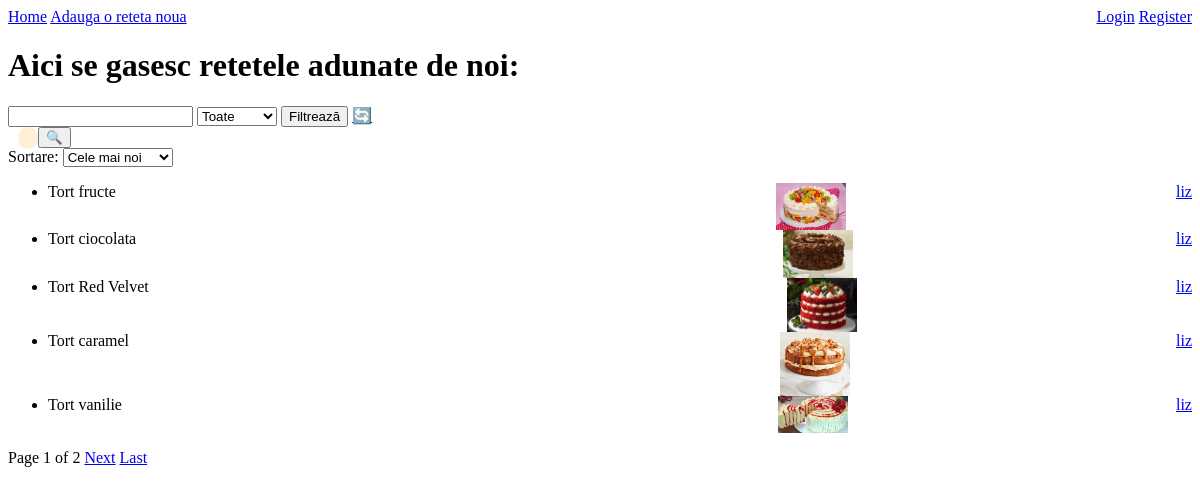
The app's page /prieteni/3/retete/ with its own data.
### retetele/models.py (models this page shows, shortened)
class Retete(models.Model):
    class Categorie(models.TextChoices):
        MIC_DEJUN = "MD", "Mic dejun"
        PRAJITURI = "PR", "Prăjituri"
        TORTURI = "TO", "Torturi"
        SUPE = "SU", "Supe și ciorbe"
        GARNITURI = "GA", "Garnituri"
        CARNE = "CA", "Carne"
        PESTE = "PE", "Pește"
    nume = models.CharField(max_length=200)
    categorie = models.CharField(
        max_length=30,
        choices=Categorie.choices,
        default="mic_dejun"
    )
    ingrediente = models.TextField()
    preparare = models.TextField()
    data_creare = models.DateTimeField(default=timezone.now)
    timp_pregatire = models.TextField(null=True, blank=True)
    timp_gatire = models.TextField(null=True, blank=True)
    user = models.ForeignKey(
        settings.AUTH_USER_MODEL,
        related_name="retete",
        on_delete=models.SET_NULL,
        null=True,
        blank=True
    )
    poza = models.ImageField(upload_to="poze_retete/", null=True, blank=True)

### prieteni/models.py (models this page shows)
class CustomUser(AbstractUser):
    description = models.TextField(blank=True, null=True, default="")

### retetele/views.py (the view)
# urls.py: path('prieteni/<int:pk>/retete/', views.retetele_prietenilor, name="retetele_prietenilor"),
def retetele_prietenilor (request: HttpRequest, pk: int):
    user = get_object_or_404(CustomUser, pk=pk)
    retete = user.retete.all().order_by("-pk")
    paginator = Paginator(retete, 5)
    page_number = request.GET.get("page")
    page_obj = paginator.get_page(page_number)
    context = {"page_obj": page_obj}
    return render(request, "retetele/home.html", context)

### retetele/templates/retetele/home.html (shortened to what this page needs)
{% extends "base.html" %}
{% block content %}
    <h1>Aici se gasesc retetele adunate de noi:</h1>
  <form method="get" action="{% url 'cautare_retete' %}">
    <input type="text" name="q" value="{{ request.GET.q }}">
    <form method="get">
    <select name="categorie">
        <option value="">Toate</option>
    </select>
    <button type="submit">Filtrează</button>
      <a href="{% url 'cautare_retete' %}">🔄</a>
</form>
<span class="badge">
</span>
    <button type="submit">🔍</button>
</form>
  <form method="get" action="">
    <label>Sortare:</label>
    <select name="sort" onchange="this.form.submit()">
        <option value="-data_creare">Cele mai noi</option>
    </select>
</form>
    <ul>
      {% for retete in page_obj  %}
      <li>
        <details>
          <summary class = "nume_reteta">
            <span>{{ retete.nume }}</span>
            {% if retete.poza %}
            <br><img src="{{ retete.poza.url }}" width="70">
            {% endif %}
            <a href="{% if retete.user %}{% url 'retetele_prietenilor' retete.user.id %}{% endif %}">
            {{ retete.user|default:"Anonim" }}
            </a>
          </summary>
          </details>
      </li>
        {% empty %}
        <li>Nu au fost gasite retete.</li>
      {% endfor %}
    </ul>
    <div>
    <span>
        Page {{ page_obj.number }} of {{ page_obj.paginator.num_pages }}
    </span>
        {% if page_obj.has_next %}
        <a href="?page={{ page_obj.next_page_number }}&q={{ request.GET.q }}&categorie={{ request.GET.categorie }}">Next</a>
        <a href="?page={{ page_obj.paginator.num_pages }}">Last</a>
        {% endif %}
    </div>
{% endblock %}

### retetele/static/main.css (style rules this page uses)
.nume_reteta { display: flex; justify-content: space-between; }
.badge { background:#ffefd5; color:#333; padding:4px 10px; border-radius:20px; font-size:12px; margin-left:10px; }

### records on screen
Retete: nume "Tort fructe", poza (picture), user "liz"
Retete: nume "Tort ciocolata", poza (picture), user "liz"
Retete: nume "Tort Red Velvet", poza (picture), user "liz"
Retete: nume "Tort caramel", poza (picture), user "liz"
Retete: nume "Tort vanilie", poza (picture), user "liz"

### other values on screen
{{ page_obj.number }} "1"
{{ page_obj.paginator.num_pages }} "2"
